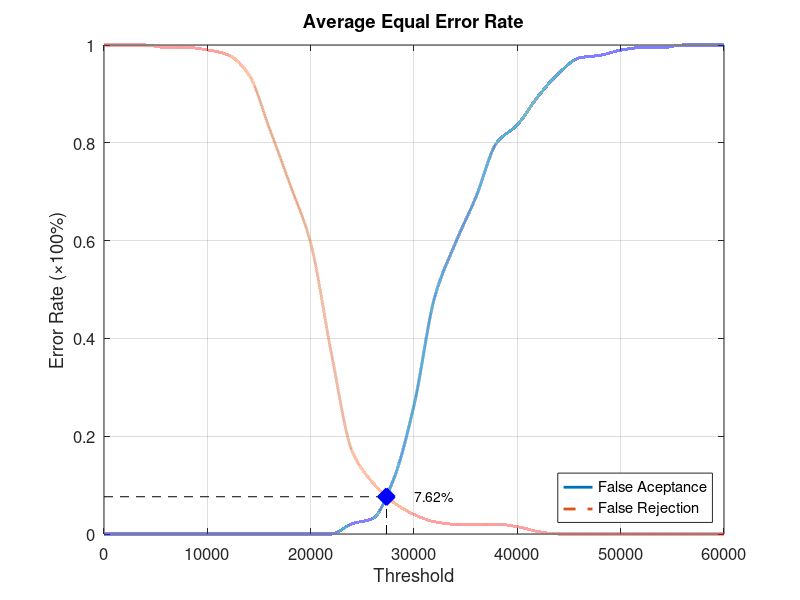
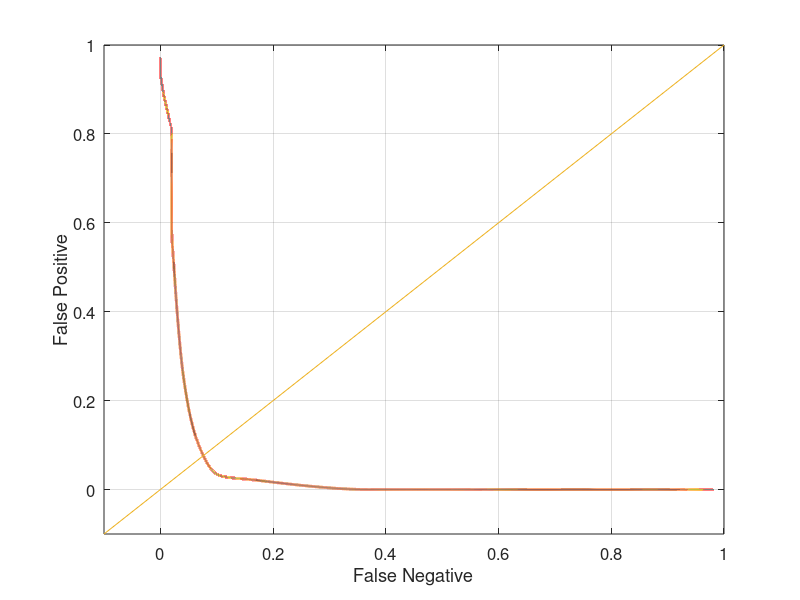

The MATLAB script that drew these images, in order:
function yEER = Database5_2
close all;
clear;
clc;
x = 0:2000:60000;
xq = 0:0.5:60000;

y0 = [0 0 0 0 0 0 0 0 0 0 0 0 0.0210526 0.0315789 0.110526 0.263158 0.484211 0.594737 0.689474 0.8 0.836842 0.894737 0.942105 0.973684 0.978947 0.989474 0.994737 0.994737 1 1 1];
yy0 = interp1(x, y0, xq, 'pchip');
y1 = [1 1 1 0.995 0.995 0.99 0.98 0.94 0.83 0.715 0.595 0.37 0.17 0.105 0.065 0.04 0.025 0.02 0.02 0.02 0.015 0.005 0 0 0 0 0 0 0 0 0];
yy1 = interp1(x, y1, xq, 'pchip');

% Calculating EER: 
y2 = abs(y0 - y1);
find(y2 == min(y2))
yy2 = abs(yy0 - yy1);
xEER = find(yy2 == min(yy2));
xEERIndex = xq(xEER) % X-axis EER
yEER = yy0(xEER) % Y-axis EER

main = figure
plot(xq, yy0,'-','LineWidth', 2);	hold on
plot(xq, yy1,'--','LineWidth', 2);	hold on
plot([xEERIndex xEERIndex], [0 yEER], 'k--');	hold on
plot([0 xEERIndex], [yEER yEER], 'k--');	hold on
plot(xEERIndex, yEER, 'bx', 'LineWidth', 10);	hold on
text(xEERIndex + 10 * xEERIndex / 100, yEER, [num2str(round((10000 * yEER)) / 100) '%'])
legend('False Aceptance', 'False Rejection', 'Location', 'SouthEast')
xlabel('Threshold')
ylabel('Error Rate (\times100%)')
title('Average Equal Error Rate')
set(gca, 'FontSize', 12)
axis([0 60000 0 1])
grid on

print(main, 'Database5_2Main', '-dpng');
FNRxFPR = figure('Color', [1 1 1]);
plot(yy1, yy0, '-', yy1, yy0, 'LineWidth', 2);
hold on
y = -0.1:0.1:1
plot(y, y); 
set(gca, 'FontSize', 12)
xlabel('False Negative')
ylabel('False Positive')
axis([-0.1 1 -0.1 1])
set(gca, 'FontSize', 12)
grid on

print(FNRxFPR, 'Database5_2FNRxFPR','-dpng');
end
